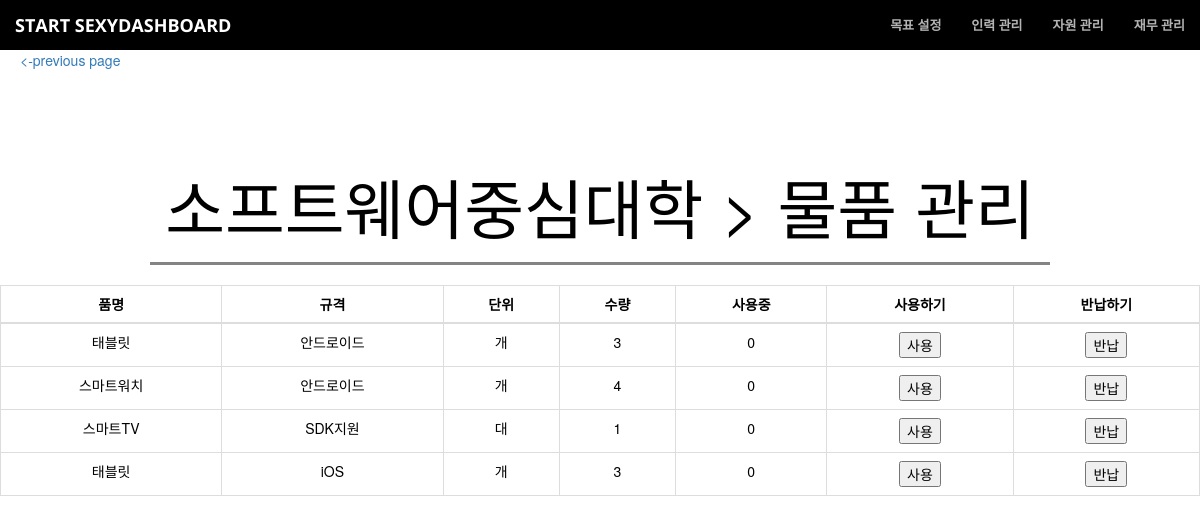
Page /businesses1/resource/material/ (signed in) on the committed database.
### businesses/models.py (models this page shows, shortened)
class Business(models.Model):
    business_name = models.CharField(max_length=100)
    explanation = models.CharField(max_length=1000, blank=True, null=True, default = '')

class Material(models.Model):
    name = models.CharField(max_length=100)
    business_name = models.ForeignKey(Business, blank=True, null=True)
    number = models.IntegerField(default=0)
    unit = models.CharField(max_length=100, blank=True, null=True, default = '')
    standard = models.CharField(max_length=100, blank=True, null=True, default = '')
    used_number = models.IntegerField(blank=True, null=True, default=0)
    not_used_number = models.IntegerField(blank=True, null=True, default=0)

### businesses/views.py (the view)
# urls.py: url(r'^(?P<business_id>\d+)/resource/material/$', views.material, name='material'),
def material(request, business_id):
    business = get_object_or_404(Business, pk=business_id)
    return render(request, 'businesses/material_detail.html', {'business': business})

### businesses/templates/businesses/material_detail.html (shortened to what this page needs)
{% extends 'businesses/base.html' %}
{% load staticfiles %}
{% block content %}
<div style="width:100%; height:50px; background-color:black;">
</div>
<a href="{% url 'businesses:resource' business.id %}" style="margin-left:20px;text-decoration: none;"> <-previous page</a>
    <header>
        <div class="header-content">
            <div class="header-content-inner">
                {% if user and not user.is_anonymous %}
                <h1> {{ business.business_name }} > 물품 관리 </h1>
                <hr class="dark">
                    <table class="table table-bordered" >
                        <thead>
                        <tr>
                            <td><B>품명</B></td>
                            <td><B>규격</B></td>
                            <td><B>단위</B></td>
                            <td><B>수량</B></td>
                            <td><B>사용중</B></td>
                            <td><B>사용하기</B></td>
                            <td><B>반납하기</B></td>
                        </tr>
                        </thead>
                        <tbody>
                        {% for material in business.material_set.all %}
                            <tr>
                                <td>{{ material.name }}</td>
                                <td>{{ material.standard }}</td>
                                <td>{{ material.unit }}</td>
                                <td>{{ material.number }}</td>
                                <td>{{ material.used_number }}</td>
                                <td>
                                    <form action = "{% url 'businesses:material_number' business.id material.id %}" method = "post">
                                        <button name="use" value="{{ material.id }}">사용</button>
                                    </form>
                                </td>
                                <td>
                                    <form action = "{% url 'businesses:material_return' business.id material.id %}" method = "post">
                                        <button name="return" value="{{ material.id }}">반납</button>
                                    </form>
                                </td>
                            </tr>
                        {% endfor %}
                    </table>
               {% else %}
                  <h1>Your Favorite Source of Free Bootstrap Themes</h1>
                  <hr>
                  <p>Start Bootstrap can help you build better websites using the Bootstrap CSS framework! Just download your template and start going, no strings attached!</p>
                  <a href="#about" class="btn btn-primary btn-xl page-scroll">Find Out More</a>
                {% endif %}
            </div>
        </div>
    </header>
{% endblock content %}

### businesses/static/css/creative2.css (style rules this page uses)
header { position: relative; width: 100%; min-height: auto; text-align: center; color: #000; background-position: center; -webkit-background-size: cover; -moz-background-size: cover; background-size: cover; -o-background-size: cover; }
hr { max-width: 900px; border-color: #848484; border-width: 3px; }
.header-content h1 { margin-top:100px; }

### rows in the picture
Business: business_name "소프트웨어중심대학"
Material: name "태블릿", standard "안드로이드", unit "개", number "3", used_number "0", {{ material.id }} 1 (drawn)
Material: name "스마트워치", standard "안드로이드", unit "개", number "4", used_number "0", {{ material.id }} 2 (drawn)
Material: name "스마트TV", standard "SDK지원", unit "대", number "1", used_number "0", {{ material.id }} 3 (drawn)
Material: name "태블릿", standard "iOS", unit "개", number "3", used_number "0", {{ material.id }} 4 (drawn)
